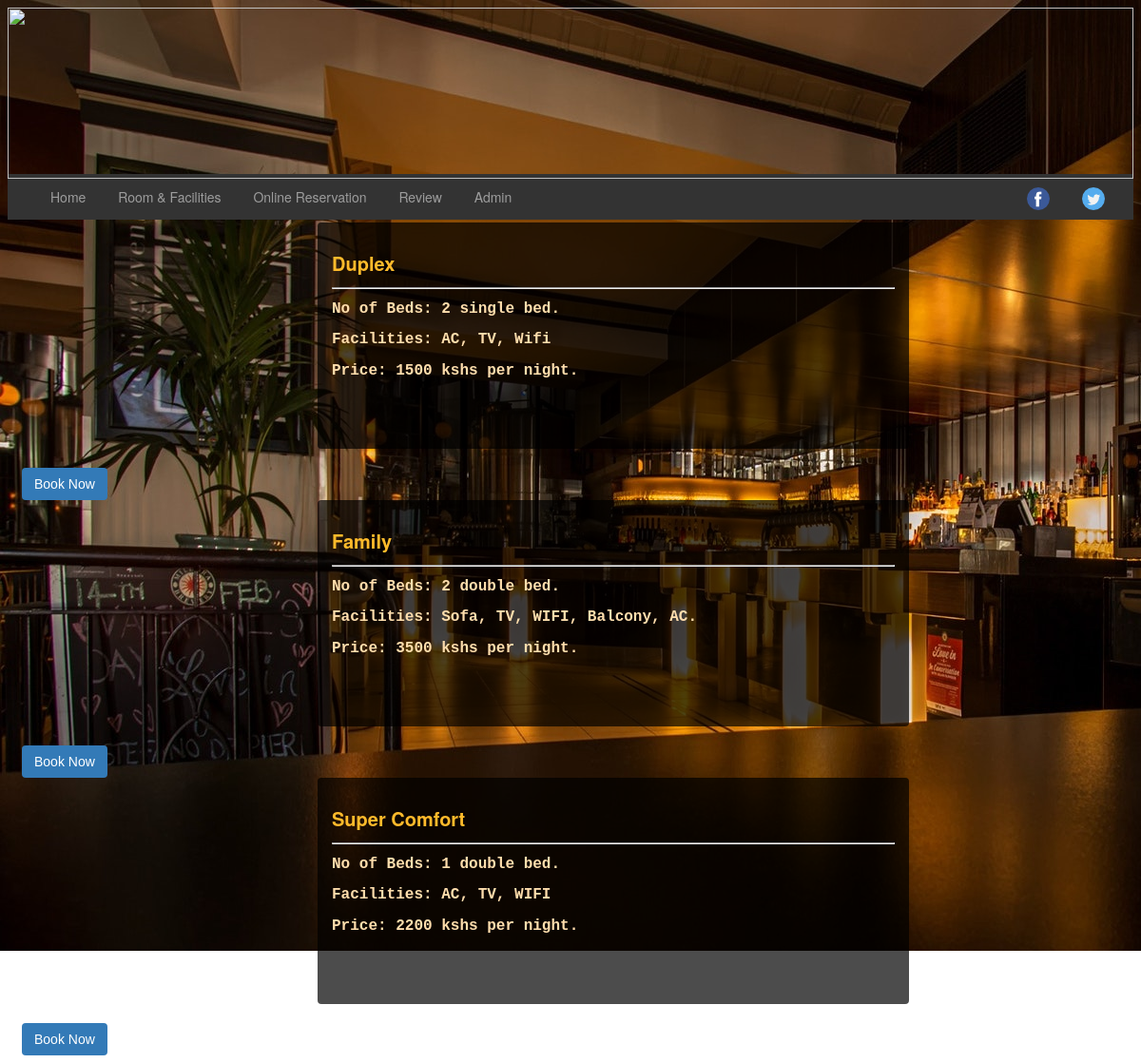
Before: /room.php with the older database file.
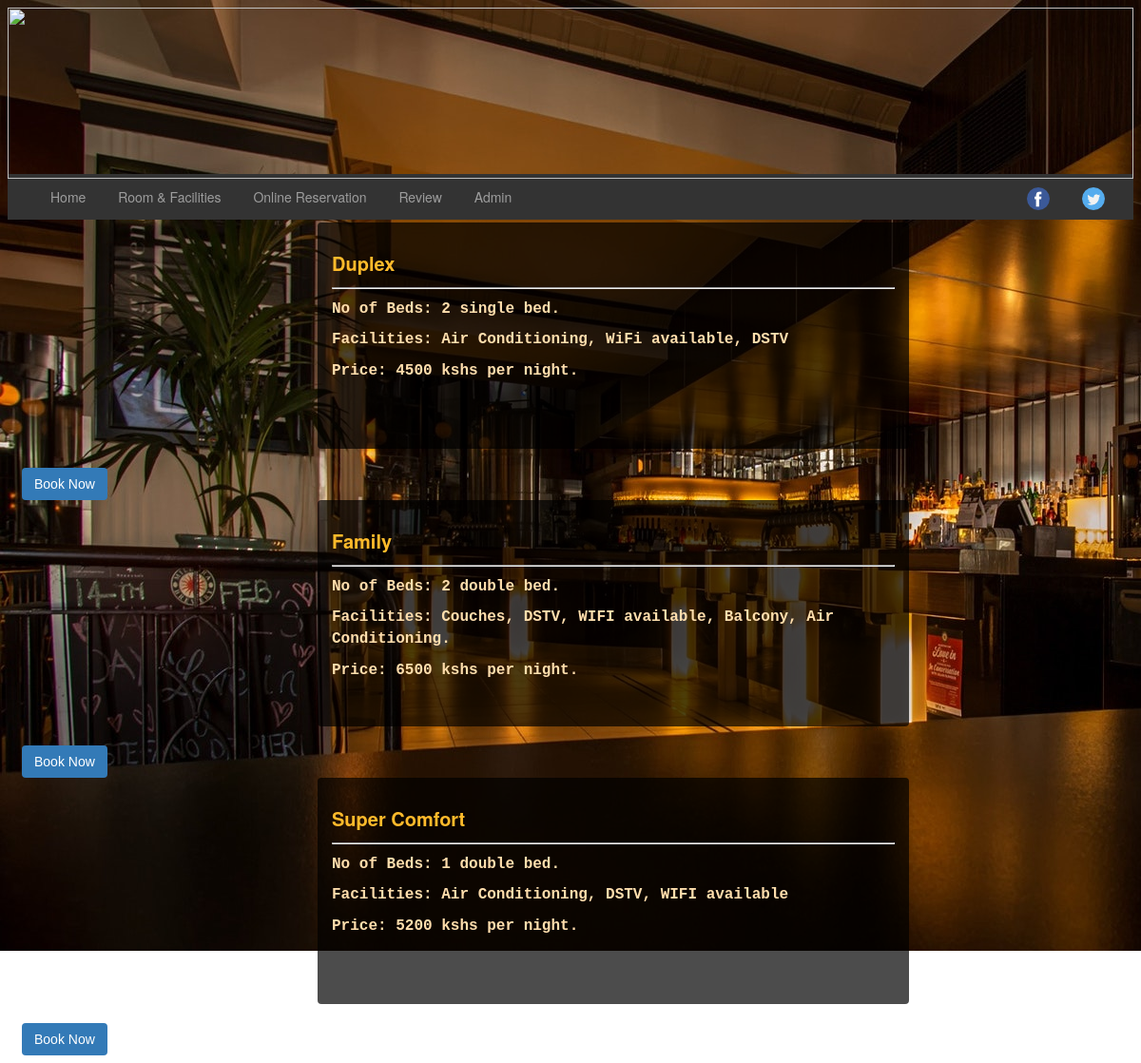
After: the same page with the newer database file.
### tables this page shows
CREATE TABLE IF NOT EXISTS `room_category` (
  `roomname` text NOT NULL,
  `room_qnty` int NOT NULL,
  `available` int NOT NULL,
  `booked` int NOT NULL,
  `no_bed` int NOT NULL,
  `bedtype` text NOT NULL,
  `facility` text NOT NULL,
  `price` float NOT NULL,
  PRIMARY KEY (`roomname`(100))
);

### admin/include/class.user.php (called while the page is built, shortened)
<?php
        class user
        {
            public function __construct()
            {
                $this->db=new mysqli(DB_SERVER,DB_USERNAME,DB_PASSWORD,'hotel');
            }
        }
?>

### room.php (the view, shortened to what this page needs)
<?php
include_once 'admin/include/class.user.php';
$user=new User();
?>
<!DOCTYPE html>
<html>
<head>
    <link rel="stylesheet" href="room.css" type="text/css">
</head>
<body>
    <div class="container">
       <img class="img-responsive" src="images/banner.jpg" style="width:100%; height:180px;">
        <nav class="navbar navbar-inverse">
            <div class="container-fluid">
                <ul class="nav navbar-nav">
                    <li><a href="index.php">Home</a></li>
                    <li class="active"><a href="room.php">Room &amp; Facilities</a></li>
                    <li><a href="reservation.php">Online Reservation</a></li>
                    <li><a href="review.php">Review</a></li>
                    <li><a href="admin.php">Admin</a></li>
                </ul>
                <ul class="nav navbar-nav navbar-right">
                    <li><a href="http://www.facebook.com"><img src="images/facebook.png"></a></li>
                    <li><a href="http://www.twitter.com"><img src="images/twitter.png"></a></li>
                </ul>
            </div>
        </nav>
        <?php
        $sql="SELECT * FROM room_category";
        $result = mysqli_query($user->db, $sql);
        if($result)
        {
            if(mysqli_num_rows($result) > 0)
            {
                while($row = mysqli_fetch_array($result))
                {
                    echo "
                            <div class='row'>
                            <div class='col-md-3'></div>
                            <div class='col-md-6 well'>
                                <h4>".$row['roomname']."</h4><hr>
                                <h6>No of Beds: ".$row['no_bed']." ".$row['bedtype']." bed.</h6>
                                <h6>Facilities: ".$row['facility']."</h6>
                                <h6>Price: ".$row['price']." kshs per night.</h6>
                            </div>
                            <div class='col-md-3'>
                                <a href='./booknow.php?roomname=".$row['roomname']."'><button class='btn btn-primary button'>Book Now</button> </a>
                            </div>
                            </div>
                         ";
                }
            }
            else
            {
                echo "NO Data Exist";
            }
        }
        else
        {
            echo "Cannot connect to server".$result;
        }
        ?>
    </div>
</body>
</html>

Changed rows visible on the page:
changed room_category "Duplex": facility "AC, TV, Wifi" → "Air Conditioning, WiFi available, DSTV"; price "1500" → "4500"
changed room_category "Family": facility "Sofa, TV, WIFI, Balcony, AC." → "Couches, DSTV, WIFI available, Balcony, Air Conditioning."; price "3500" → "6500"
changed room_category "Super Comfort": facility "AC, TV, WIFI" → "Air Conditioning, DSTV, WIFI available"; price "2200" → "5200"
